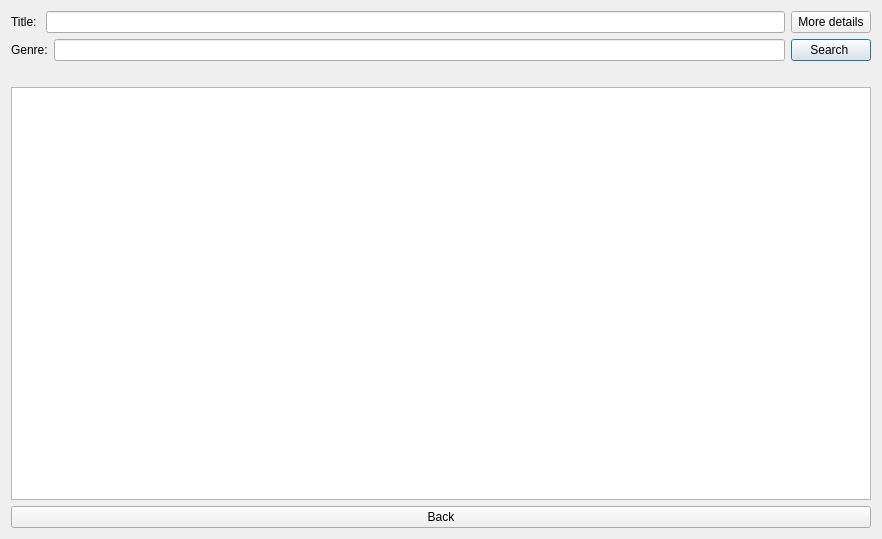
<?xml version="1.0" encoding="UTF-8"?>
<ui version="4.0">
 <class>MoviesTable</class>
 <widget class="QDialog" name="MoviesTable">
  <property name="geometry">
   <rect>
    <x>0</x>
    <y>0</y>
    <width>882</width>
    <height>539</height>
   </rect>
  </property>
  <property name="windowTitle">
   <string>SignUp</string>
  </property>
  <layout class="QVBoxLayout" name="verticalLayout">
   <item>
    <layout class="QGridLayout" name="gridLayout">
     <item row="1" column="0">
      <layout class="QHBoxLayout" name="horizontalLayout_2">
       <item>
        <widget class="QLabel" name="label_2">
         <property name="text">
          <string>Genre:</string>
         </property>
        </widget>
       </item>
       <item>
        <widget class="QLineEdit" name="genreInput"/>
       </item>
      </layout>
     </item>
     <item row="0" column="0">
      <layout class="QHBoxLayout" name="horizontalLayout">
       <item>
        <widget class="QLabel" name="label">
         <property name="text">
          <string>Title: </string>
         </property>
        </widget>
       </item>
       <item>
        <widget class="QLineEdit" name="titleInput"/>
       </item>
      </layout>
     </item>
     <item row="1" column="1">
      <widget class="QPushButton" name="pushButton">
       <property name="text">
        <string>Search </string>
       </property>
      </widget>
     </item>
     <item row="0" column="1">
      <widget class="QPushButton" name="pushButton_details">
       <property name="text">
        <string>More details</string>
       </property>
      </widget>
     </item>
    </layout>
   </item>
   <item>
    <widget class="QLabel" name="msgLabel">
     <property name="text">
      <string/>
     </property>
    </widget>
   </item>
   <item>
    <widget class="QTableView" name="tableView"/>
   </item>
   <item>
    <widget class="QPushButton" name="pushButton_back">
     <property name="text">
      <string>Back</string>
     </property>
    </widget>
   </item>
  </layout>
 </widget>
 <resources/>
 <connections/>
</ui>
